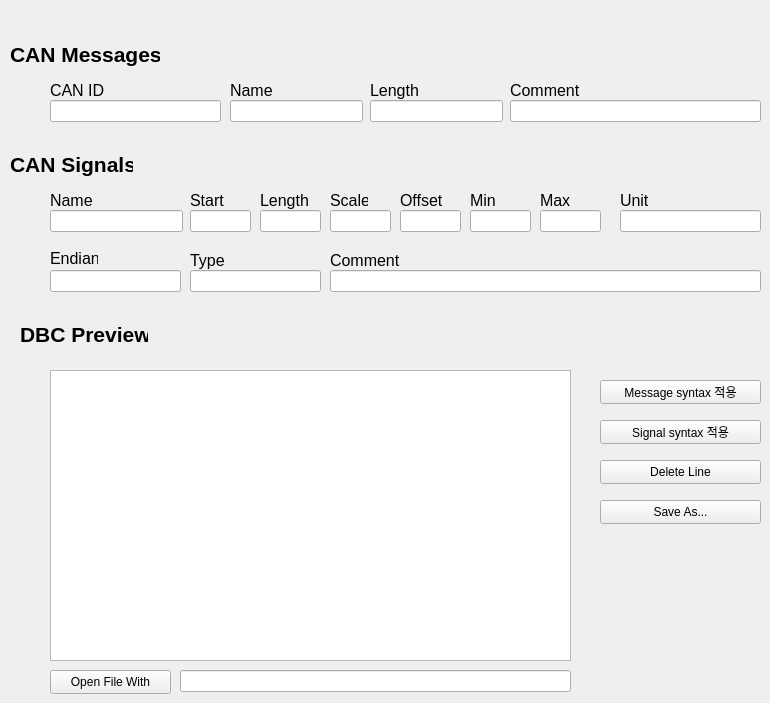
    <widget class="QWidget" name="DBC_Writer">
     <attribute name="title">
      <string>DBC_Writer</string>
     </attribute>
     <widget class="QLineEdit" name="sg_endian">
      <property name="geometry">
       <rect>
        <x>50</x>
        <y>270</y>
        <width>131</width>
        <height>22</height>
       </rect>
      </property>
     </widget>
     <widget class="QLineEdit" name="sg_type">
      <property name="geometry">
       <rect>
        <x>190</x>
        <y>270</y>
        <width>131</width>
        <height>22</height>
       </rect>
      </property>
     </widget>
     <widget class="QLabel" name="label_15">
      <property name="geometry">
       <rect>
        <x>190</x>
        <y>250</y>
        <width>48</width>
        <height>21</height>
       </rect>
      </property>
      <property name="font">
       <font>
        <pointsize>12</pointsize>
       </font>
      </property>
      <property name="text">
       <string>Type</string>
      </property>
     </widget>
     <widget class="QLabel" name="label_3">
      <property name="geometry">
       <rect>
        <x>50</x>
        <y>250</y>
        <width>48</width>
        <height>16</height>
       </rect>
      </property>
      <property name="font">
       <font>
        <pointsize>12</pointsize>
       </font>
      </property>
      <property name="text">
       <string>Endian</string>
      </property>
     </widget>
     <widget class="QTextBrowser" name="DBC_temp">
      <property name="geometry">
       <rect>
        <x>50</x>
        <y>370</y>
        <width>521</width>
        <height>291</height>
       </rect>
      </property>
     </widget>
     <widget class="QPushButton" name="Signal">
      <property name="geometry">
       <rect>
        <x>600</x>
        <y>420</y>
        <width>161</width>
        <height>24</height>
       </rect>
      </property>
      <property name="text">
       <string>Signal syntax 적용</string>
      </property>
     </widget>
     <widget class="QPushButton" name="Save">
      <property name="geometry">
       <rect>
        <x>600</x>
        <y>500</y>
        <width>161</width>
        <height>24</height>
       </rect>
      </property>
      <property name="text">
       <string>Save As...</string>
      </property>
     </widget>
     <widget class="QLabel" name="label_14">
      <property name="geometry">
       <rect>
        <x>230</x>
        <y>-120</y>
        <width>181</width>
        <height>31</height>
       </rect>
      </property>
      <property name="font">
       <font>
        <pointsize>16</pointsize>
        <bold>true</bold>
       </font>
      </property>
      <property name="text">
       <string>DBC File Creator</string>
      </property>
     </widget>
     <widget class="QPushButton" name="Message">
      <property name="geometry">
       <rect>
        <x>600</x>
        <y>380</y>
        <width>161</width>
        <height>24</height>
       </rect>
      </property>
      <property name="text">
       <string>Message syntax 적용</string>
      </property>
     </widget>
     <widget class="QLabel" name="label_28">
      <property name="geometry">
       <rect>
        <x>470</x>
        <y>130</y>
        <width>211</width>
        <height>31</height>
       </rect>
      </property>
      <property name="text">
       <string/>
      </property>
     </widget>
     <widget class="QLabel" name="label_29">
      <property name="geometry">
       <rect>
        <x>20</x>
        <y>320</y>
        <width>128</width>
        <height>28</height>
       </rect>
      </property>
      <property name="font">
       <font>
        <pointsize>16</pointsize>
        <bold>true</bold>
       </font>
      </property>
      <property name="text">
       <string>DBC Preview</string>
      </property>
     </widget>
     <widget class="QLabel" name="label">
      <property name="geometry">
       <rect>
        <x>10</x>
        <y>40</y>
        <width>150</width>
        <height>28</height>
       </rect>
      </property>
      <property name="font">
       <font>
        <pointsize>16</pointsize>
        <bold>true</bold>
       </font>
      </property>
      <property name="text">
       <string>CAN Messages</string>
      </property>
     </widget>
     <widget class="QLineEdit" name="CAN_id">
      <property name="geometry">
       <rect>
        <x>50</x>
        <y>100</y>
        <width>171</width>
        <height>22</height>
       </rect>
      </property>
     </widget>
     <widget class="QLabel" name="can">
      <property name="geometry">
       <rect>
        <x>50</x>
        <y>80</y>
        <width>54</width>
        <height>21</height>
       </rect>
      </property>
      <property name="font">
       <font>
        <pointsize>12</pointsize>
       </font>
      </property>
      <property name="text">
       <string>CAN ID</string>
      </property>
     </widget>
     <widget class="QLineEdit" name="Comment_MSG">
      <property name="geometry">
       <rect>
        <x>510</x>
        <y>100</y>
        <width>251</width>
        <height>22</height>
       </rect>
      </property>
     </widget>
     <widget class="QLabel" name="label_30">
      <property name="geometry">
       <rect>
        <x>510</x>
        <y>80</y>
        <width>72</width>
        <height>21</height>
       </rect>
      </property>
      <property name="font">
       <font>
        <pointsize>12</pointsize>
       </font>
      </property>
      <property name="text">
       <string>Comment</string>
      </property>
     </widget>
     <widget class="QLabel" name="label_31">
      <property name="geometry">
       <rect>
        <x>330</x>
        <y>250</y>
        <width>72</width>
        <height>21</height>
       </rect>
      </property>
      <property name="font">
       <font>
        <pointsize>12</pointsize>
       </font>
      </property>
      <property name="text">
       <string>Comment</string>
      </property>
     </widget>
     <widget class="QLineEdit" name="Comment_SG">
      <property name="geometry">
       <rect>
        <x>330</x>
        <y>270</y>
        <width>431</width>
        <height>22</height>
       </rect>
      </property>
     </widget>
     <widget class="QPushButton" name="Delete_Line">
      <property name="geometry">
       <rect>
        <x>600</x>
        <y>460</y>
        <width>161</width>
        <height>24</height>
       </rect>
      </property>
      <property name="text">
       <string>Delete Line</string>
      </property>
     </widget>
     <widget class="QPushButton" name="Open_File_With">
      <property name="geometry">
       <rect>
        <x>50</x>
        <y>670</y>
        <width>121</width>
        <height>24</height>
       </rect>
      </property>
      <property name="text">
       <string>Open File With</string>
      </property>
     </widget>
     <widget class="QLineEdit" name="File_Path">
      <property name="geometry">
       <rect>
        <x>180</x>
        <y>670</y>
        <width>391</width>
        <height>22</height>
       </rect>
      </property>
     </widget>
     <widget class="QLabel" name="label_12">
      <property name="geometry">
       <rect>
        <x>540</x>
        <y>190</y>
        <width>30</width>
        <height>21</height>
       </rect>
      </property>
      <property name="font">
       <font>
        <pointsize>12</pointsize>
       </font>
      </property>
      <property name="text">
       <string>Max</string>
      </property>
     </widget>
     <widget class="QLineEdit" name="sg_len">
      <property name="geometry">
       <rect>
        <x>260</x>
        <y>210</y>
        <width>61</width>
        <height>22</height>
       </rect>
      </property>
     </widget>
     <widget class="QLabel" name="label_10">
      <property name="geometry">
       <rect>
        <x>400</x>
        <y>190</y>
        <width>44</width>
        <height>21</height>
       </rect>
      </property>
      <property name="font">
       <font>
        <pointsize>12</pointsize>
       </font>
      </property>
      <property name="text">
       <string>Offset</string>
      </property>
     </widget>
     <widget class="QLabel" name="label_9">
      <property name="geometry">
       <rect>
        <x>330</x>
        <y>190</y>
        <width>38</width>
        <height>21</height>
       </rect>
      </property>
      <property name="font">
       <font>
        <pointsize>12</pointsize>
       </font>
      </property>
      <property name="text">
       <string>Scale</string>
      </property>
     </widget>
     <widget class="QLabel" name="label_13">
      <property name="geometry">
       <rect>
        <x>620</x>
        <y>190</y>
        <width>30</width>
        <height>21</height>
       </rect>
      </property>
      <property name="font">
       <font>
        <pointsize>12</pointsize>
       </font>
      </property>
      <property name="text">
       <string>Unit</string>
      </property>
     </widget>
     <widget class="QLineEdit" name="sg_name">
      <property name="geometry">
       <rect>
        <x>50</x>
        <y>210</y>
        <width>133</width>
        <height>22</height>
       </rect>
      </property>
     </widget>
     <widget class="QLineEdit" name="sg_start">
      <property name="geometry">
       <rect>
        <x>190</x>
        <y>210</y>
        <width>61</width>
        <height>22</height>
       </rect>
      </property>
     </widget>
     <widget class="QLineEdit" name="sg_max">
      <property name="geometry">
       <rect>
        <x>540</x>
        <y>210</y>
        <width>61</width>
        <height>22</height>
       </rect>
      </property>
     </widget>
     <widget class="QLineEdit" name="sg_offset">
      <property name="geometry">
       <rect>
        <x>400</x>
        <y>210</y>
        <width>61</width>
        <height>22</height>
       </rect>
      </property>
     </widget>
     <widget class="QLabel" name="label_2">
      <property name="geometry">
       <rect>
        <x>10</x>
        <y>150</y>
        <width>123</width>
        <height>28</height>
       </rect>
      </property>
      <property name="font">
       <font>
        <pointsize>16</pointsize>
        <bold>true</bold>
       </font>
      </property>
      <property name="text">
       <string>CAN Signals</string>
      </property>
     </widget>
     <widget class="QLineEdit" name="msg_len">
      <property name="geometry">
       <rect>
        <x>370</x>
        <y>100</y>
        <width>133</width>
        <height>22</height>
       </rect>
      </property>
     </widget>
     <widget class="QLineEdit" name="sg_min">
      <property name="geometry">
       <rect>
        <x>470</x>
        <y>210</y>
        <width>61</width>
        <height>22</height>
       </rect>
      </property>
     </widget>
     <widget class="QLineEdit" name="msg_name">
      <property name="geometry">
       <rect>
        <x>230</x>
        <y>100</y>
        <width>133</width>
        <height>22</height>
       </rect>
      </property>
     </widget>
     <widget class="QLabel" name="label_6">
      <property name="geometry">
       <rect>
        <x>50</x>
        <y>190</y>
        <width>43</width>
        <height>21</height>
       </rect>
      </property>
      <property name="font">
       <font>
        <pointsize>12</pointsize>
       </font>
      </property>
      <property name="text">
       <string>Name</string>
      </property>
     </widget>
     <widget class="QLabel" name="label_7">
      <property name="geometry">
       <rect>
        <x>190</x>
        <y>190</y>
        <width>35</width>
        <height>21</height>
       </rect>
      </property>
      <property name="font">
       <font>
        <pointsize>12</pointsize>
       </font>
      </property>
      <property name="text">
       <string>Start</string>
      </property>
     </widget>
     <widget class="QLineEdit" name="sg_unit">
      <property name="geometry">
       <rect>
        <x>620</x>
        <y>210</y>
        <width>141</width>
        <height>22</height>
       </rect>
      </property>
     </widget>
     <widget class="QLabel" name="label_8">
      <property name="geometry">
       <rect>
        <x>260</x>
        <y>190</y>
        <width>51</width>
        <height>21</height>
       </rect>
      </property>
      <property name="font">
       <font>
        <pointsize>12</pointsize>
       </font>
      </property>
      <property name="text">
       <string>Length</string>
      </property>
     </widget>
     <widget class="QLabel" name="label_5">
      <property name="geometry">
       <rect>
        <x>370</x>
        <y>80</y>
        <width>51</width>
        <height>21</height>
       </rect>
      </property>
      <property name="font">
       <font>
        <pointsize>12</pointsize>
       </font>
      </property>
      <property name="text">
       <string>Length</string>
      </property>
     </widget>
     <widget class="QLineEdit" name="sg_factor">
      <property name="geometry">
       <rect>
        <x>330</x>
        <y>210</y>
        <width>61</width>
        <height>22</height>
       </rect>
      </property>
     </widget>
     <widget class="QLabel" name="label_11">
      <property name="geometry">
       <rect>
        <x>470</x>
        <y>190</y>
        <width>28</width>
        <height>21</height>
       </rect>
      </property>
      <property name="font">
       <font>
        <pointsize>12</pointsize>
       </font>
      </property>
      <property name="text">
       <string>Min</string>
      </property>
     </widget>
     <widget class="QLabel" name="label_4">
      <property name="geometry">
       <rect>
        <x>230</x>
        <y>80</y>
        <width>43</width>
        <height>21</height>
       </rect>
      </property>
      <property name="font">
       <font>
        <pointsize>12</pointsize>
       </font>
      </property>
      <property name="text">
       <string>Name</string>
      </property>
     </widget>
    </widget>
